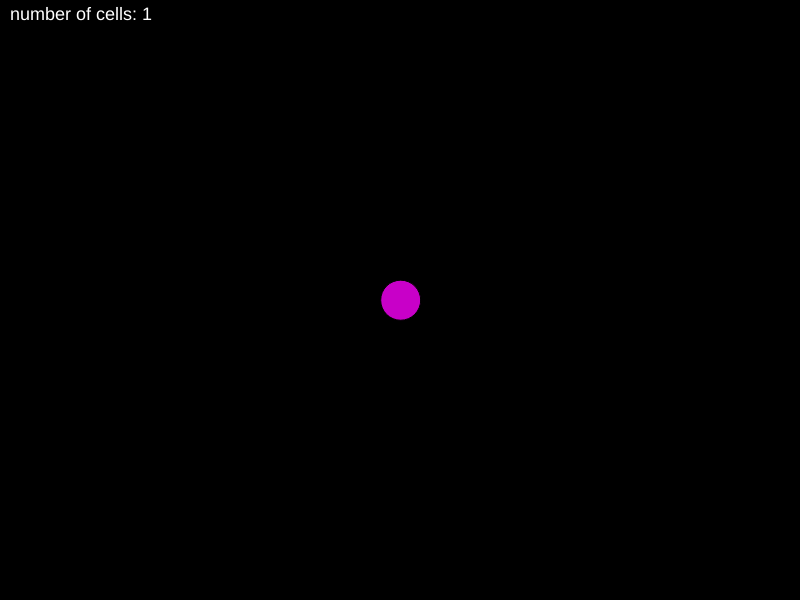
Frame 1 (no input)
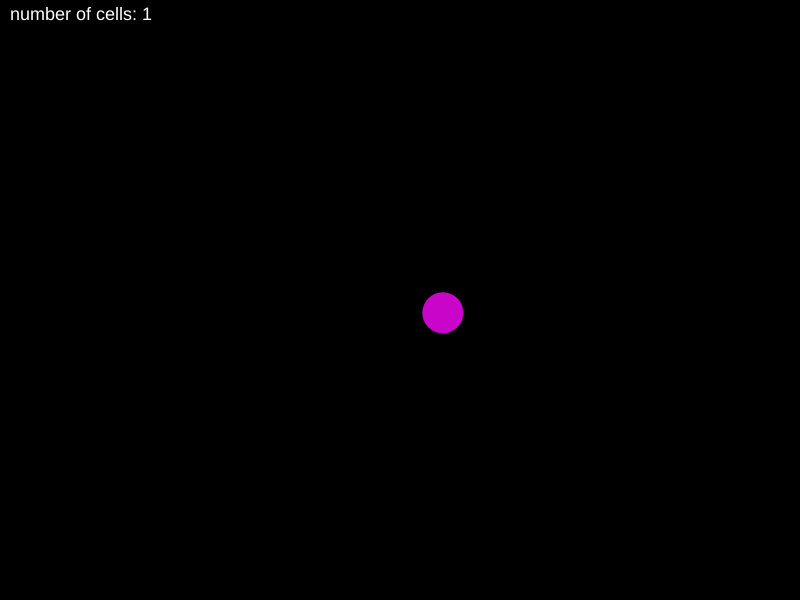
Frame 60 (no input)
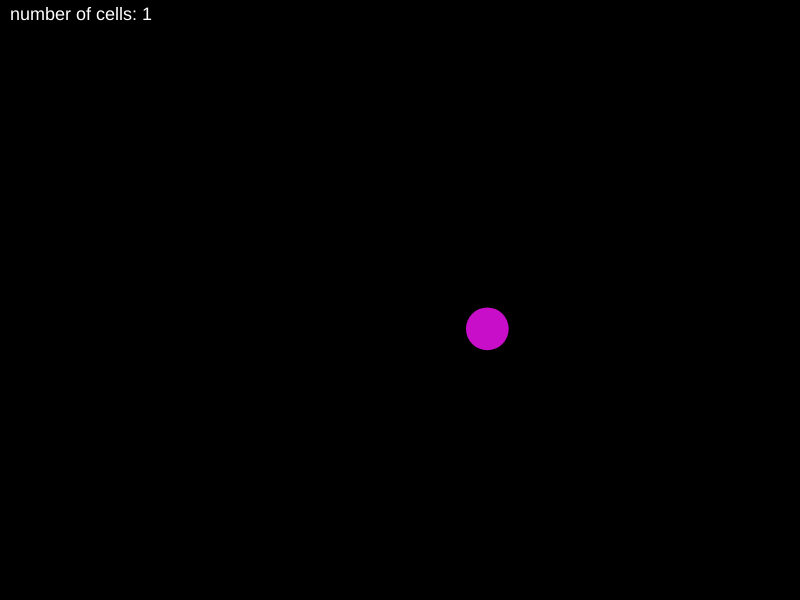
Frame 120 (the mouse pressed at the canvas centre since frame 60)

The p5.js sketch that drew these frames (run headless with seeded random() and noise() and a simulated clock; from frame 60 on, the mouse is pressed at the canvas centre):

// p5.js sketch
// ── sketch.js
let width = screen.width, height = screen.height;
let cells;

function setup() {
	createCanvas(width, height);
	cells = new Cells();
}

function draw() {
	background(0);
	cells.run();
	drawNumOfCells(); // thanks Daniel Kaye
}

function mousePressed() {
	fullscreen(true);
	cells.mitosis();
}

function drawNumOfCells() {
	noStroke();
	textSize(18);
	fill('white');
	textAlign(LEFT);
	text('number of cells: ' + cells.length(), 10, 20);
}
// ── cell.js
class Cell {

	constructor(pos = [width/2, height/2], rad_max = width/10) {
		this.pos = pos;
		this.vel = [random(1),random(1)];
		this.color = [255,255,255,200];
		this.rad = rad_max/2;
		this.rad_max = rad_max;
	}

	move() {
		this.rad *= random(0.999,1.002);
		this.pos[0] += this.vel[0];
		this.pos[1] += this.vel[1];
	}

	change_vel() {
		if(random(100) < 1) {
			this.vel[random([0,1])] += random([random(1),-random(1)]);
		}
		if(this.pos[0] < 0 || this.pos[0] > width) this.vel[0] = (width/2 - this.pos[0])/1000;
		if(this.pos[1] < 0 || this.pos[1] > height) this.vel[1] = (height/2 - this.pos[1])/1000;
	}

	mitosis() {
		let new_cell = new Cell([this.pos[0], this.pos[1]], this.rad_max);
		new_cell.vel = [random(0.5),random(0.5)];
		this.vel = [-random(0.5),-random(0.5)];
		this.rad = this.rad_max/2;
		this.color[random([0,2])] = random(255);
		return new_cell;
	}

	render() {
		this.color[1] = map(this.rad, this.rad_max/2, this.rad_max, 0, 255);
		fill(this.color);
		circle(this.pos[0], this.pos[1], this.rad);
	}

	run() {
		this.move();
		this.render();
		this.change_vel();
	}
}

class Cells {

	constructor() {
		this.cells = [new Cell()];
	}

	length() {
		return this.cells.length;
	}

	mitosis() {
		let i, max = this.length();
		for(i = 0; i < max; i++) {
			if(dist(mouseX, mouseY, this.cells[i].pos[0], this.cells[i].pos[1]) < this.cells[i].rad - 10) {
				this.cells.push(this.cells[i].mitosis());
			}
		}
	}

	run() {
		if(this.length() > 2048) this.cells = [new Cell()];
		for(const cell of this.cells) {
			cell.run();
			if(cell.rad >= cell.rad_max) this.cells.push(cell.mitosis());
		}
	}
}
